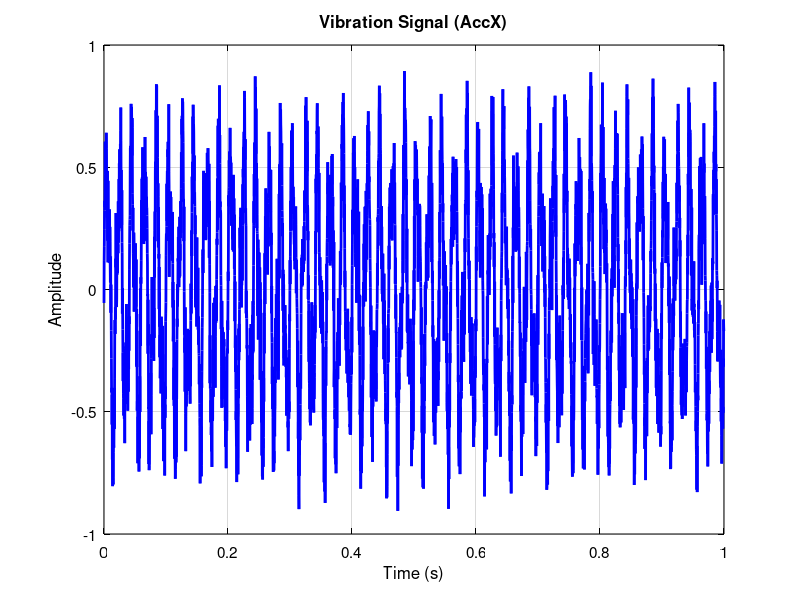
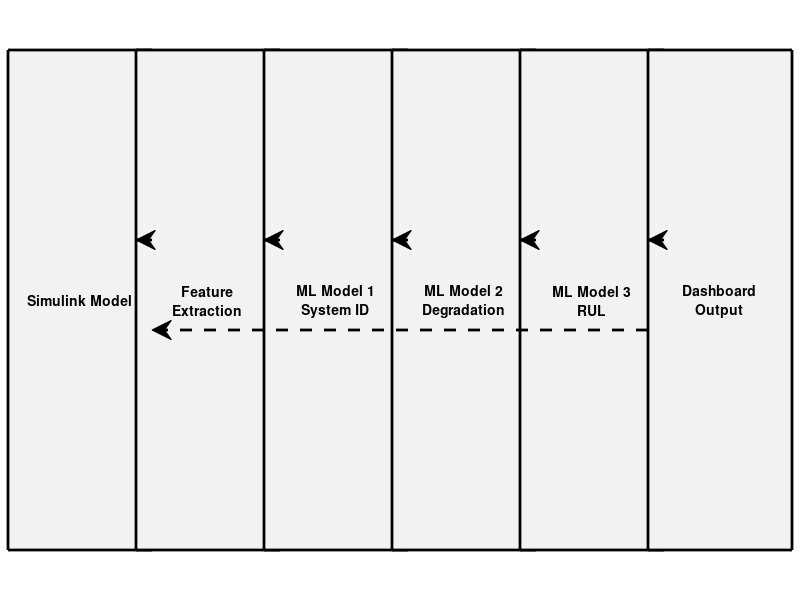

Write the MATLAB code that produced these figures, in order. (Note: this script raises an error after producing the figures.)
% ============================================
% Generate All Images for Digital Twin Presentation
% ALL BLACK TEXT VERSION for Maximum Readability
% ============================================

%% Clear workspace
clc; clear; close all;
set(0, 'DefaultAxesFontSize', 12);  % Larger default font
set(0, 'DefaultTextColor', 'k');    % All text black by default

%% 1. waveform.png - Vibration Signal
fprintf('Generating waveform.png...\n');
t = (0:4095)/4096;
vib = 0.5*sin(2*pi*50*t) + 0.2*sin(2*pi*120*t) + 0.1*randn(size(t));

figure('Position', [100 100 800 300], 'Color', 'w');
plot(t, vib, 'b', 'LineWidth', 2);
title('Vibration Signal (AccX)', 'FontSize', 14, 'FontWeight', 'bold', 'Color', 'k');
xlabel('Time (s)', 'FontSize', 12, 'Color', 'k');
ylabel('Amplitude', 'FontSize', 12, 'Color', 'k');
grid on;
set(gca, 'FontSize', 11, 'XColor', 'k', 'YColor', 'k');
set(gcf, 'Toolbar', 'none');
print('waveform.png', '-dpng', '-r300');

%% 2. architecture.png - System Architecture
fprintf('Generating architecture.png...\n');
figure('Position', [100 100 1000 400], 'Color', 'w');
ax = axes('Position', [0 0 1 1], 'Visible', 'off');

% Draw blocks with BLACK text
blocks = {'Simulink Model', {'Feature','Extraction'}, {'ML Model 1','System ID'}, ...
          {'ML Model 2','Degradation'}, {'ML Model 3','RUL'}, {'Dashboard','Output'}};
xpos = linspace(0.1, 0.9, 6);
ypos = 0.6 * ones(1,6);

for i = 1:6
    if iscell(blocks{i})
        block_text = sprintf('%s\n%s', blocks{i}{:});
    else
        block_text = blocks{i};
    end
    
    % Draw rectangle
    rectangle('Position', [xpos(i)-0.09, ypos(i)-0.05, 0.18, 0.1], ...
              'FaceColor', [0.95 0.95 0.95], 'EdgeColor', 'k', 'LineWidth', 2);
    
    % Add BLACK text
    text(xpos(i), ypos(i), block_text, 'FontSize', 10, 'FontWeight', 'bold', ...
         'HorizontalAlignment', 'center', 'VerticalAlignment', 'middle', 'Color', 'k');
end

% Draw arrows
for i = 1:5
    annotation('arrow', [xpos(i)+0.09, xpos(i+1)-0.09], [ypos(i), ypos(i)], ...
               'LineWidth', 2, 'HeadWidth', 10, 'HeadLength', 10, 'Color', 'k');
end

% Feedback arrow
annotation('arrow', [xpos(6)-0.09, xpos(1)+0.09], [ypos(6)-0.15, ypos(1)-0.15], ...
           'LineWidth', 2, 'HeadWidth', 10, 'HeadLength', 10, 'LineStyle', '--', 'Color', 'k');

% BLACK titles
text(0.5, 0.9, 'Digital Twin System Architecture', 'FontSize', 16, ...
     'FontWeight', 'bold', 'HorizontalAlignment', 'center', 'Color', 'k');
text(xpos(6)-0.09, ypos(6)-0.2, 'Feedback Loop', 'FontSize', 10, ...
     'HorizontalAlignment', 'center', 'Color', 'k');

set(gcf, 'Toolbar', 'none');
print('architecture.png', '-dpng', '-r300');

%% 3. results_plot.png - Live Dashboard
fprintf('Generating results_plot.png...\n');
cycles = 1:33;
K_vec = 3000 - 50*cycles + 10*randn(size(cycles));
C_vec = 2.0 - 0.03*cycles + 0.01*randn(size(cycles));
H_vec = 100 - 2.5*cycles + 5*randn(size(cycles));
RUL_vec = 120 - 3.5*cycles + 3*randn(size(cycles));

figure('Position', [100 100 900 600], 'Color', 'w');

% Top title in BLACK
sgtitle('Live Digital Twin Dashboard', 'FontSize', 16, 'FontWeight', 'bold', 'Color', 'k');

% Subplot 1
subplot(2,2,1); 
plot(cycles, K_vec, 'b-', 'LineWidth', 2); 
title('Stiffness K (N/m)', 'FontSize', 14, 'FontWeight', 'bold', 'Color', 'k'); 
ylabel('Stiffness (N/m)', 'FontSize', 12, 'Color', 'k');
grid on;
set(gca, 'FontSize', 11, 'XColor', 'k', 'YColor', 'k');

% Subplot 2
subplot(2,2,2); 
plot(cycles, C_vec, 'r-', 'LineWidth', 2); 
title('Damping C (Ns/m)', 'FontSize', 14, 'FontWeight', 'bold', 'Color', 'k'); 
ylabel('Damping (Ns/m)', 'FontSize', 12, 'Color', 'k');
grid on;
set(gca, 'FontSize', 11, 'XColor', 'k', 'YColor', 'k');

% Subplot 3
subplot(2,2,3); 
plot(cycles, H_vec, 'g-', 'LineWidth', 2); 
title('Health Percentage', 'FontSize', 14, 'FontWeight', 'bold', 'Color', 'k'); 
ylabel('Health (%)', 'FontSize', 12, 'Color', 'k');
xlabel('Cycle Number', 'FontSize', 12, 'Color', 'k');
ylim([0 110]); grid on;
set(gca, 'FontSize', 11, 'XColor', 'k', 'YColor', 'k');

% Subplot 4
subplot(2,2,4); 
plot(cycles, RUL_vec, 'k--', 'LineWidth', 2); 
title('Remaining Useful Life', 'FontSize', 14, 'FontWeight', 'bold', 'Color', 'k'); 
ylabel('RUL (days)', 'FontSize', 12, 'Color', 'k');
xlabel('Cycle Number', 'FontSize', 12, 'Color', 'k');
grid on;
set(gca, 'FontSize', 11, 'XColor', 'k', 'YColor', 'k');

set(gcf, 'Toolbar', 'none');
print('results_plot.png', '-dpng', '-r300');

%% 4. validation.png - Validation Results
fprintf('Generating validation.png...\n');
figure('Position', [100 100 1000 400], 'Color', 'w');

% Top title in BLACK
sgtitle('Model Validation Results', 'FontSize', 16, 'FontWeight', 'bold', 'Color', 'k');

% Left plot
subplot(1,2,1);
boxplot([11.2, 12.1, 11.8, 11.5, 11.9], 'Widths', 0.5);
title('5-Fold Cross-Validation', 'FontSize', 14, 'FontWeight', 'bold', 'Color', 'k'); 
ylabel('RMSE (days)', 'FontSize', 12, 'Color', 'k');
grid on;
set(gca, 'FontSize', 11, 'XColor', 'k', 'YColor', 'k');

% Right plot
subplot(1,2,2);
noise_levels = [0, 1, 5, 10];
rmse_noise = [11.74, 11.85, 12.10, 12.50];
plot(noise_levels, rmse_noise, 'o-', 'LineWidth', 3, 'MarkerSize', 10, 'Color', 'k');
title('Noise Robustness Test', 'FontSize', 14, 'FontWeight', 'bold', 'Color', 'k'); 
xlabel('Noise Level (%)', 'FontSize', 12, 'Color', 'k'); 
ylabel('RMSE (days)', 'FontSize', 12, 'Color', 'k');
grid on;
set(gca, 'FontSize', 11, 'XColor', 'k', 'YColor', 'k');

set(gcf, 'Toolbar', 'none');
print('validation.png', '-dpng', '-r300');

%% 5. system_id_plot.png - Feature Importance
fprintf('Generating system_id_plot.png...\n');
feature_names = {'AccX RMS', 'AccY Skewness', 'AccZ Kurtosis', 'AccX Peak', 'AccY Crest'};
importance = [0.25, 0.20, 0.15, 0.12, 0.10];

figure('Position', [100 100 800 400], 'Color', 'w');
barh(importance, 'FaceColor', [0.2 0.6 0.8], 'EdgeColor', 'k');
set(gca, 'YTickLabel', feature_names, 'FontSize', 11, 'XColor', 'k', 'YColor', 'k');
title('Top Features for Spring Stiffness Prediction', ...
      'FontSize', 16, 'FontWeight', 'bold', 'Color', 'k');
xlabel('Importance Score', 'FontSize', 12, 'Color', 'k'); 
grid on;
set(gca, 'XColor', 'k', 'YColor', 'k');

% Add BLACK value labels
for i = 1:length(importance)
    text(importance(i)+0.01, i, sprintf('%.2f', importance(i)), ...
         'FontSize', 11, 'VerticalAlignment', 'middle', 'Color', 'k');
end

set(gcf, 'Toolbar', 'none');
print('system_id_plot.png', '-dpng', '-r300');

%% 6. degradation_lstm_arch.png - LSTM Architecture
fprintf('Generating degradation_lstm_arch.png...\n');
figure('Position', [100 100 800 300], 'Color', 'w');
axis off;

layers = {'Input (36×30)', 'LSTM(100)', 'Dropout', 'LSTM(50)', 'Dense(32)', 'Output ΔK, ΔC'};
xpos = linspace(0.1, 0.9, length(layers));
ypos = 0.5 * ones(1, length(layers));

% Draw rectangles and BLACK text
for i = 1:length(layers)
    rectangle('Position', [xpos(i)-0.08, ypos(i)-0.06, 0.16, 0.12], ...
              'FaceColor', [0.95 0.95 0.95], 'EdgeColor', 'k', 'LineWidth', 2);
    text(xpos(i), ypos(i), layers{i}, 'FontSize', 11, 'FontWeight', 'bold', ...
         'HorizontalAlignment', 'center', 'VerticalAlignment', 'middle', 'Color', 'k');
end

% Draw BLACK arrows
for i = 1:length(layers)-1
    annotation('arrow', [xpos(i)+0.08, xpos(i+1)-0.08], [ypos(i), ypos(i)], ...
               'LineWidth', 2, 'HeadWidth', 10, 'HeadLength', 10, 'Color', 'k');
end

title('Degradation LSTM Architecture', 'FontSize', 16, 'FontWeight', 'bold', 'Color', 'k');
set(gcf, 'Toolbar', 'none');
print('degradation_lstm_arch.png', '-dpng', '-r300');

%% 7. rul_lstm_arch.png - BiLSTM Architecture
fprintf('Generating rul_lstm_arch.png...\n');
figure('Position', [100 100 800 300], 'Color', 'w');
axis off;

layers = {'Input (36×30)', 'BiLSTM(128)', 'Dropout(0.3)', 'Dense(50)', 'Output RUL'};
xpos = linspace(0.1, 0.9, length(layers));
ypos = 0.5 * ones(1, length(layers));

% Draw rectangles and BLACK text
for i = 1:length(layers)
    rectangle('Position', [xpos(i)-0.08, ypos(i)-0.06, 0.16, 0.12], ...
              'FaceColor', [0.95 0.95 0.95], 'EdgeColor', 'k', 'LineWidth', 2);
    text(xpos(i), ypos(i), layers{i}, 'FontSize', 11, 'FontWeight', 'bold', ...
         'HorizontalAlignment', 'center', 'VerticalAlignment', 'middle', 'Color', 'k');
end

% Draw BLACK arrows
for i = 1:length(layers)-1
    annotation('arrow', [xpos(i)+0.08, xpos(i+1)-0.08], [ypos(i), ypos(i)], ...
               'LineWidth', 2, 'HeadWidth', 10, 'HeadLength', 10, 'Color', 'k');
end

title('RUL BiLSTM Architecture', 'FontSize', 16, 'FontWeight', 'bold', 'Color', 'k');
set(gcf, 'Toolbar', 'none');
print('rul_lstm_arch.png', '-dpng', '-r300');

%% 8. comparison_table.png - Performance Table
fprintf('Generating comparison_table.png...\n');
figure('Position', [100 100 1000 500], 'Color', 'w');
axis off;

% Table data
methods = {'Our Method (BiLSTM)'; 'Linear Regression'; 'Support Vector Machine'; 
           'CNN [Reference]'; 'Rule-based Threshold'};
rmse = [11.74; 32.5; 25.1; 15.2; 45.8];
warning = {'15-20 days'; '5-10 days'; '10-15 days'; '10-15 days'; '0-5 days'};
realtime = {'Yes'; 'Yes'; 'No'; 'No'; 'Yes'};

% Main title in BLACK
text(0.5, 0.95, 'Performance Comparison of Different Methods', ...
     'FontSize', 18, 'FontWeight', 'bold', 'HorizontalAlignment', 'center', 'Color', 'k');

% Draw table
row_height = 0.12;
col_width = 0.2;
y_start = 0.7;

% Headers with light background and BLACK text
headers = {'Method', 'RUL RMSE (days)', 'Early Warning', 'Real-time'};
for i = 1:4
    rectangle('Position', [0.05+(i-1)*col_width, y_start, col_width, 0.1], ...
              'FaceColor', [0.85 0.85 0.85], 'EdgeColor', 'k', 'LineWidth', 2);
    text(0.05+(i-1)*col_width+col_width/2, y_start+0.05, headers{i}, ...
         'FontSize', 14, 'FontWeight', 'bold', 'Color', 'k', ...
         'HorizontalAlignment', 'center', 'VerticalAlignment', 'middle');
end

% Data rows with alternating colors and BLACK text
for row = 1:5
    y_pos = y_start - row*row_height;
    
    % Alternate row colors
    if mod(row, 2) == 1
        row_color = [0.95 0.95 0.95];
    else
        row_color = [0.9 0.9 0.9];
    end
    
    % Draw row background
    rectangle('Position', [0.05, y_pos, 4*col_width, 0.1], ...
              'FaceColor', row_color, 'EdgeColor', [0.7 0.7 0.7], 'LineWidth', 1);
    
    % Method (left align) - BLACK
    text(0.05+0.01, y_pos+0.05, methods{row}, 'FontSize', 12, 'Color', 'k', ...
         'HorizontalAlignment', 'left', 'VerticalAlignment', 'middle');
    
    % RMSE (center) - BLACK
    if row == 1
        rmse_text = sprintf('\\bf%.2f*', rmse(row));  % Bold for our method
    else
        rmse_text = sprintf('%.1f', rmse(row));
    end
    text(0.05+col_width+col_width/2, y_pos+0.05, rmse_text, ...
         'FontSize', 12, 'Color', 'k', ...
         'HorizontalAlignment', 'center', 'VerticalAlignment', 'middle');
    
    % Warning - BLACK
    text(0.05+2*col_width+col_width/2, y_pos+0.05, warning{row}, ...
         'FontSize', 12, 'Color', 'k', ...
         'HorizontalAlignment', 'center', 'VerticalAlignment', 'middle');
    
    % Real-time - BLACK
    text(0.05+3*col_width+col_width/2, y_pos+0.05, realtime{row}, ...
         'FontSize', 12, 'Color', 'k', ...
         'HorizontalAlignment', 'center', 'VerticalAlignment', 'middle');
end

% Footnote in BLACK
text(0.5, 0.05, '*Best performing method', 'FontSize', 10, 'Color', 'k', ...
     'FontStyle', 'italic', 'HorizontalAlignment', 'center');

set(gcf, 'Toolbar', 'none');
print('comparison_table.png', '-dpng', '-r300');

%% Done
fprintf('\n✅ All 8 images generated successfully!\n');
fprintf('✅ ALL TEXT IS NOW BLACK for maximum readability!\n');
fprintf('✅ High resolution (300 DPI) for sharp projection.\n');

% Show image sizes
files = dir('*.png');
fprintf('\nGenerated files:\n');
for i = 1:length(files)
    info = imfinfo(files(i).name);
    fprintf('%d. %s - %dx%d pixels\n', i, files(i).name, info.Width, info.Height);
end

fprintf('\n✅ Images are ready for your presentation!\n');